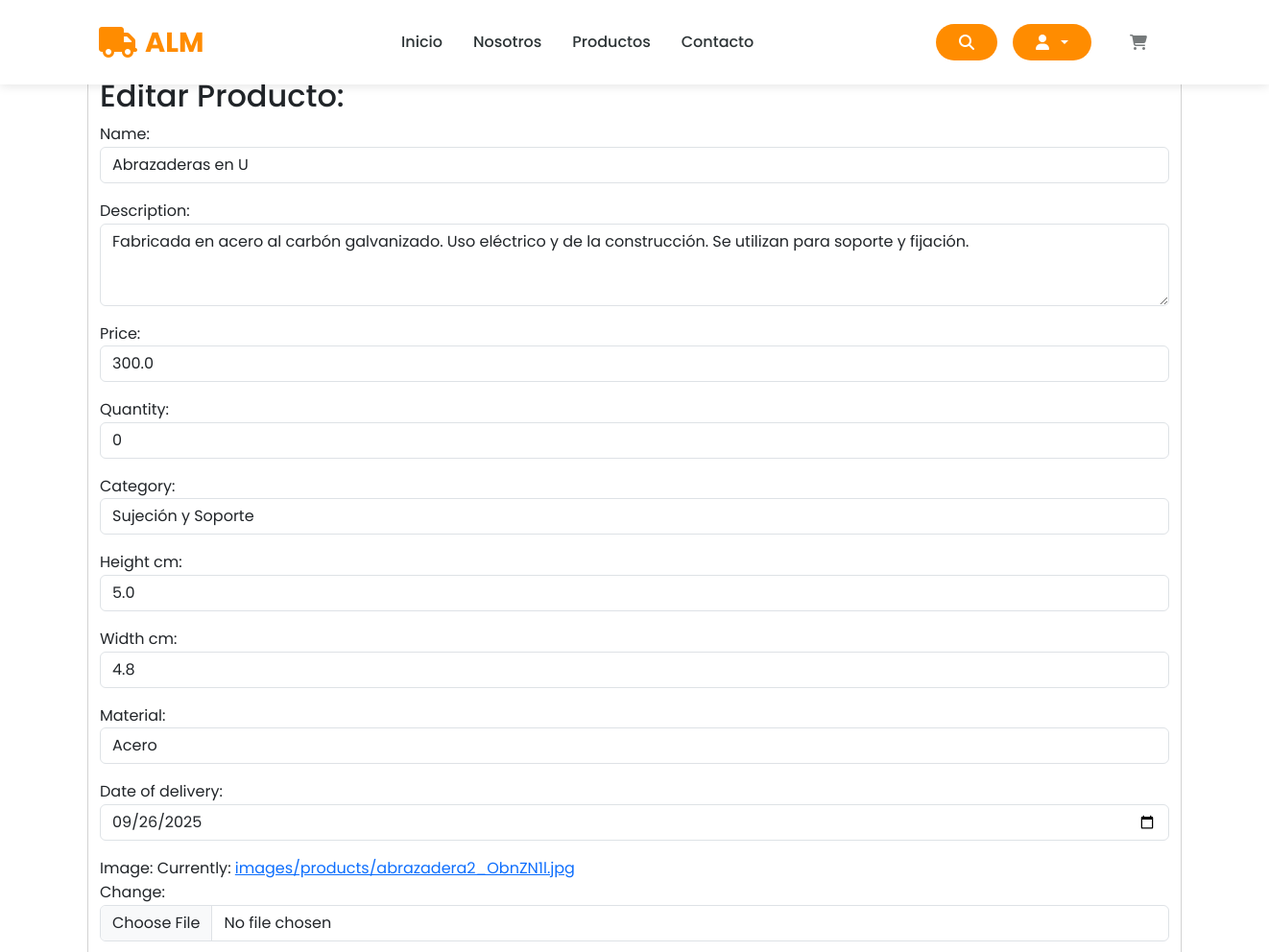
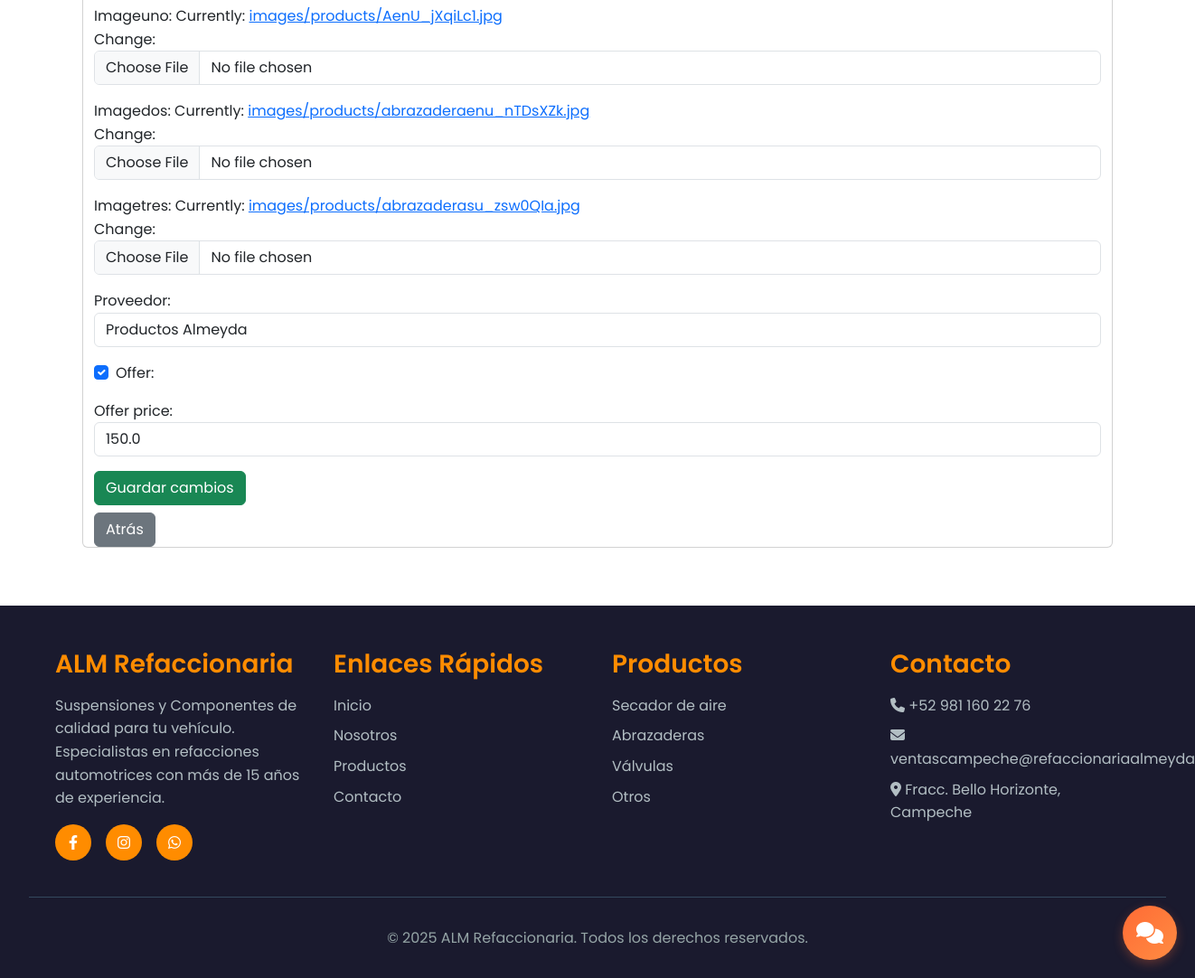
Screenshot of /edit_product/1/ (signed in) with the database file from the repository (2 pictures, top to bottom).
### store/models.py (models this page shows, shortened)
class Product(models.Model):
    CATEGORY_CHOICES = [
        ('Sujeción y Soporte', 'Sujeción y Soporte'),
        ('Motor y Transmisión', 'Motor y Transmisión'),
        ('Sistema hidraulico y Neumatico', 'Sistema hidraulico y Neumatico'),
        ('Bujes y Casquillos', 'Bujes y Casquillos'),
        ('Sistema de Frenos', 'Sistema de Frenos'),
        ('Accesorios y Misceláneos', 'Accesorios y Misceláneos'),
    ]
    MATERIAL_CHOICES = [
        ('Acero', 'Acero'),
        ('Hierro fundido', 'Hierro fundido'),
        ('Bronce / Latón', 'Bronce / Latón'),
        ('Aluminio', 'Aluminio'),
        ('Goma / Poliuretano', 'Goma / Poliuretano'),
        ('Otro', 'Otro'),
    ]
    PROVEEDOR_CHOICES = [
        ('Productos Almeyda', 'Productos Almeyda'),
    ]
    proveedor = models.CharField(max_length=100, choices=PROVEEDOR_CHOICES)
    seller = models.ForeignKey(User, on_delete=models.CASCADE)
    name = models.CharField(max_length=200)
    description = models.TextField(max_length=1000, null=True, blank=True)
    price = models.FloatField()
    offer_price = models.FloatField(null=True, blank=True)
    offer = models.BooleanField(default=False)
    quantity = models.IntegerField()
    category = models.CharField(max_length=50, choices=CATEGORY_CHOICES)
    height_cm = models.FloatField()
    width_cm = models.FloatField()
    material = models.CharField(max_length=50, choices=MATERIAL_CHOICES)
    likes = models.ManyToManyField(User, related_name='liked_products', blank=True)
    date_of_delivery = models.DateField(null=True, blank=True)
    image = models.ImageField(null=True, blank=False)
    imageuno = models.ImageField(null=True, blank=False)
    imagedos = models.ImageField(null=True, blank=False)
    imagetres = models.ImageField(null=True, blank=False)

### store/views.py (the view)
# urls.py: path('edit_product/<int:product_id>/', views.edit_product, name='edit_product'),
@login_required
def edit_product(request, product_id):
    data = cartData(request)
    cartItems = data['cartItems']
    product = get_object_or_404(Product, id=product_id, seller=request.user)
    if request.method == 'POST':
        form = ProductEditForm(request.POST, request.FILES, instance=product)
        if form.is_valid():
            product = form.save(commit=False)
            product.seller = request.user  # Asegura que el vendedor sea el usuario actual
            if product.offer and not product.offer_price:
                form.add_error('offer_price', 'Debe ingresar un precio de oferta si el producto está en oferta.')
                return render(request, 'store/editProduct.html', {'form': form, 'cartItems': cartItems})
            product.save()
            return redirect('productHistory')  # Redirige a la lista de productos
    else:
        form = ProductEditForm(instance=product)
    return render(request, 'store/editProduct.html', {'form': form, 'cartItems': cartItems})

### store/models.py (called while the page is built)
    @property
    def get_cart_items(self):
        return sum(item.quantity for item in self.orderitem_set.all())

### store/utils.py (called while the page is built)
def cartData(request):
    if request.user.is_authenticated:
        try:
            customer = request.user.customer
            order, created = Order.objects.get_or_create(customer=customer, complete=False)
            items = order.orderitem_set.all()
            cartItems = order.get_cart_items
        except Customer.DoesNotExist:
            items = []
            order = {'get_cart_total': 0, 'get_cart_items': 0, 'shipping': False}
            cartItems = 0
    else:
        items = []
        order = {'get_cart_total': 0, 'get_cart_items': 0, 'shipping': False}
        cartItems = 0
    return {'cartItems': cartItems, 'order': order, 'items': items}

### store/templates/store/editProduct.html (shortened to what this page needs)
{% extends 'store/main.html' %}
{% load static %}
{% block content %}
  <div class="container">
    <div class="card row justify-content-center">
      <h2>Editar Producto: {{ product.name }}</h2>
      <form method="POST" enctype="multipart/form-data">
        {% for field in form %}
          {% if field.name != 'offer' and field.name != 'offer_price' %}
            <p>
              {{ field.label_tag }}
              {{ field }}
            </p>
          {% endif %}
        {% endfor %}
        <div class="form-check mb-3">
          {{ form.offer }}
          {{ form.offer.label_tag }}
        </div>
        <div class="mb-3">
          {{ form.offer_price.label_tag }}
          {{ form.offer_price }}
        </div>
        <button type="submit" class="btn btn-success">Guardar cambios</button>
      </form>
      <a href="{% url 'productHistory' %}"> <button type="submit" class="btn btn-secondary mt-2">Atrás</button></a>
    </div>
  </div>
{% endblock %}

### store/templates/store/base.html (style rules this page uses)
* { margin: 0; padding: 0; box-sizing: border-box; }
:root { --primary-color: #FF8C00; --secondary-color: #1a1a2e; --accent-color: #FFA500; --text-dark: #2d3436; --text-light: #636e72; --white: #ffffff; --light-bg: #f8f9fa; }
body { font-family: 'Poppins', sans-serif; line-height: 1.6; color: var(--text-dark); background-color: var(--white); }
* { transition: background-color 0.3s ease, color 0.3s ease, border-color 0.3s ease; }

### rows the page displays
Product: form "Abrazaderas en U" "Fabricada en acero al carbón galvanizado. Uso eléctrico y de la construcción. Se utilizan para soporte y fijación." "300.0" "0" "Sujeción y Soporte" "5.0" "4.8" "Acero" "09/26/2025" "Productos Almeyda", offer "☑", offer_price "150.0"

### other values shown
{{ field.label_tag }} "Name:" "Description:" "Price:" "Quantity:" "Category:" "Height cm:" "Width cm:" "Material:" "Date of delivery:" "Image:" "Imageuno:" "Imagedos:" "Imagetres:" "Proveedor:"
